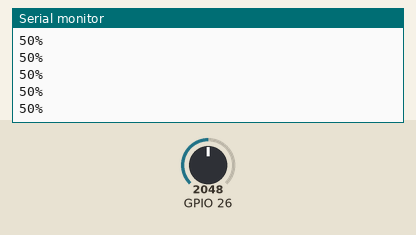
This sketch was run on a simulated ESP32. Shown: the last lines printed to the serial monitor. The test bench sets the inputs (shaded band); at power-on: GPIO 26 = 2048.

Above: at 1.2 s.
1.3 s: GPIO 26 set to 2866
At 1.31 s:
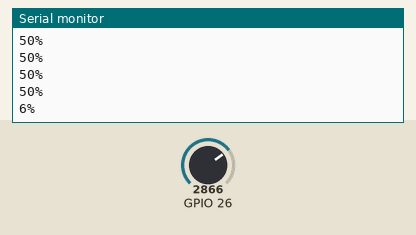
2.8 s: GPIO 26 set to 3603
At 2.81 s:
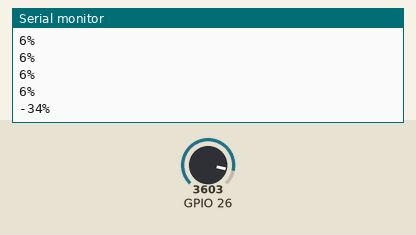
Timing chart, 0 to 5.8 s (numbered marks = the images above; inputs shaded):
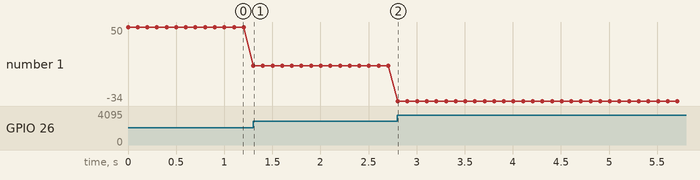

The sketch:

CBDoAmDat.ino
```cpp
const int dry = 2960;  // value for dry sensor
const int wet = 1100;  // value for wet sensor
void setup() {
  Serial.begin(9600);
}

void loop() {
  int sensorVal = analogRead(26);
  int percentageHumididy = map(sensorVal, wet, dry, 100, 0);
  Serial.print(percentageHumididy);
  Serial.println("%");
  delay(100);
}
```

Measured:
- after the input at 1.3 s, the serial monitor: prints a new line at once (image 1)
- after the input at 2.8 s, the serial monitor: prints a new line at once (image 2)
- plotted number 1: 50 → 6 after the input at 1.3 s, 6 → -34 after the input at 2.8 s
